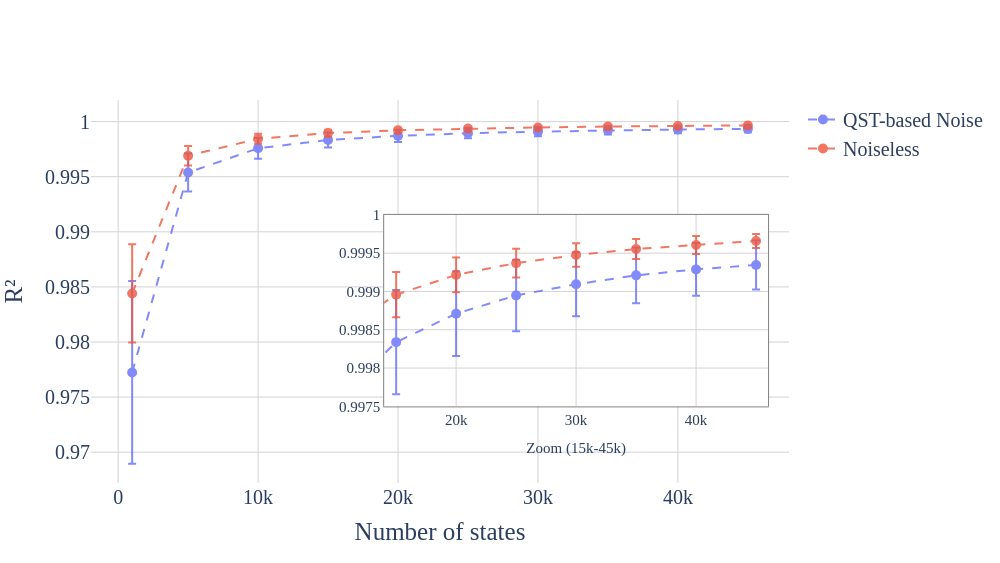

The notebook cell saved with this chart:
### Code cell
plotter_inset()

### Figure 1 — Plotly figure (JSON) as saved in the notebook; plotly's stock layout.template omitted (floating-point values rounded to 4 significant figures)
{"data": [{"error_y": {"array": [0.008298, 0.001719, 0.0009429, 0.0006803, 0.0005543, 0.0004665, 0.0004177, 0.0003655, 0.0003443, 0.000321], "type": "data", "visible": true}, "line": {"color": "#636EFA", "dash": "dash", "width": 2}, "marker": {"color": "#636EFA", "size": 10}, "mode": "lines+markers", "name": "QST-based Noise", "opacity": 0.8, "type": "scatter", "x": [1000.0, 5000.0, 10000.0, 15000.0, 20000.0, 25000.0, 30000.0, 35000.0, 40000.0, 45000.0], "y": [0.9772, 0.9954, 0.9976, 0.9983, 0.9987, 0.9989, 0.9991, 0.9992, 0.9993, 0.9993]}, {"error_y": {"array": [0.004462, 0.0008813, 0.0004565, 0.0002958, 0.0002276, 0.0001864, 0.0001539, 0.0001299, 0.0001168, 9.279e-05], "type": "data", "visible": true}, "line": {"color": "#EF553B", "dash": "dash", "width": 2}, "marker": {"color": "#EF553B", "size": 10}, "mode": "lines+markers", "name": "Noiseless", "opacity": 0.8, "type": "scatter", "x": [1000.0, 5000.0, 10000.0, 15000.0, 20000.0, 25000.0, 30000.0, 35000.0, 40000.0, 45000.0], "y": [0.9844, 0.9969, 0.9984, 0.999, 0.9992, 0.9994, 0.9995, 0.9996, 0.9996, 0.9997]}, {"error_y": {"array": [0.008298, 0.001719, 0.0009429, 0.0006803, 0.0005543, 0.0004665, 0.0004177, 0.0003655, 0.0003443, 0.000321], "type": "data", "visible": true}, "line": {"color": "#636EFA", "dash": "dash", "width": 2}, "marker": {"color": "#636EFA", "size": 10}, "mode": "lines+markers", "opacity": 0.8, "showlegend": false, "type": "scatter", "x": [1000.0, 5000.0, 10000.0, 15000.0, 20000.0, 25000.0, 30000.0, 35000.0, 40000.0, 45000.0], "xaxis": "x2", "y": [0.9772, 0.9954, 0.9976, 0.9983, 0.9987, 0.9989, 0.9991, 0.9992, 0.9993, 0.9993], "yaxis": "y2"}, {"error_y": {"array": [0.004462, 0.0008813, 0.0004565, 0.0002958, 0.0002276, 0.0001864, 0.0001539, 0.0001299, 0.0001168, 9.279e-05], "type": "data", "visible": true}, "line": {"color": "#EF553B", "dash": "dash", "width": 2}, "marker": {"color": "#EF553B", "size": 10}, "mode": "lines+markers", "opacity": 0.8, "showlegend": false, "type": "scatter", "x": [1000.0, 5000.0, 10000.0, 15000.0, 20000.0, 25000.0, 30000.0, 35000.0, 40000.0, 45000.0], "xaxis": "x2", "y": [0.9844, 0.9969, 0.9984, 0.999, 0.9992, 0.9994, 0.9995, 0.9996, 0.9996, 0.9997], "yaxis": "y2"}], "layout": {"height": 563, "legend": {"font": {"family": "Times New Roman", "size": 20}}, "paper_bgcolor": "white", "plot_bgcolor": "white", "width": 1000, "xaxis": {"gridcolor": "lightgray", "gridwidth": 1, "showgrid": true, "tickfont": {"family": "Times New Roman", "size": 20}, "title": {"font": {"family": "Times New Roman", "size": 25}, "text": "Number of states"}, "zeroline": false}, "xaxis2": {"anchor": "y2", "domain": [0.42, 0.97], "gridcolor": "lightgray", "linecolor": "gray", "linewidth": 1, "mirror": true, "range": [14000, 46000], "showgrid": true, "showline": true, "tickfont": {"family": "Times New Roman", "size": 15}, "title": {"font": {"family": "Times New Roman", "size": 15}, "text": "Zoom (15k-45k)"}}, "yaxis": {"gridcolor": "lightgray", "gridwidth": 1, "showgrid": true, "tickfont": {"family": "Times New Roman", "size": 20}, "title": {"font": {"family": "Times New Roman", "size": 25}, "text": "R²"}, "type": "linear", "zeroline": false}, "yaxis2": {"anchor": "x2", "domain": [0.2, 0.7], "gridcolor": "lightgray", "linecolor": "gray", "linewidth": 1, "mirror": true, "range": [-0.001087, 0], "showgrid": true, "showline": true, "tickfont": {"family": "Times New Roman", "size": 15}, "type": "log"}}}
